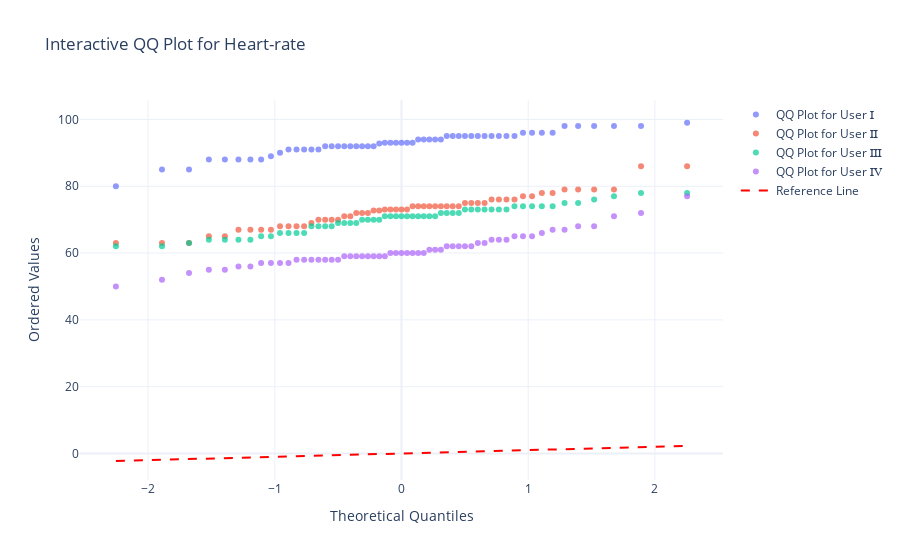

Here is the notebook cell this chart was saved with:
### Code cell
# Define the column names for Heart-rate
heart_rate_columns = ['Heart-rate-Z', 'Heart-rate-R', 'Heart-rate-O', 'Heart-rate-J']
roman_labels = ['User Ⅰ', 'User Ⅱ', 'User Ⅲ', 'User Ⅳ']

def create_qq_plot(columns, title):
    fig = go.Figure()

    for col, roman in zip(columns, roman_labels):
        data = pd.to_numeric(df_filled[col], errors='coerce').dropna()  # Ensure numeric values only
        
        if data.empty:
            print(f"Warning: No valid numeric data for {roman}, skipping.")
            continue  # Skip if no valid data
        
        # Perform Q-Q plot calculation
        osm, osr = stats.probplot(data, dist="norm")[0]  # Extract only the quantiles

        # Add scatter plot for each user
        fig.add_trace(go.Scatter(
            x=osm, 
            y=osr, 
            mode='markers', 
            name=f'QQ Plot for {roman}',
            marker=dict(size=6, opacity=0.7)
        ))

    # Add reference (y=x) line
    if fig.data:
        min_val = min(fig.data[0].x)
        max_val = max(fig.data[0].x)
    else:
        min_val, max_val = 0, 1

    fig.add_trace(go.Scatter(
        x=[min_val, max_val], 
        y=[min_val, max_val], 
        mode='lines', 
        name='Reference Line',
        line=dict(color='red', dash='dash')
    ))

    fig.update_layout(
        title=title,
        xaxis_title="Theoretical Quantiles",
        yaxis_title="Ordered Values",
        template="plotly_white"
    )

    fig.show()

# Generate QQ plots for metric

create_qq_plot(heart_rate_columns, "Interactive QQ Plot for Heart-rate")

### Figure 1 — Plotly figure (JSON) as saved in the notebook; plotly's stock layout.template omitted (floating-point values rounded to 4 significant figures)
{"data": [{"marker": {"opacity": 0.7, "size": 6}, "mode": "markers", "name": "QQ Plot for User Ⅰ", "type": "scatter", "x": [-2.254, -1.891, -1.677, -1.52, -1.394, -1.287, -1.193, -1.108, -1.031, -0.959, -0.8919, -0.8286, -0.7685, -0.7111, -0.6559, -0.6026, -0.551, -0.5008, -0.4519, -0.404, -0.357, -0.3108, -0.2653, -0.2202, -0.1757, -0.1315, -0.0875, -0.04371, 0, 0.04371, 0.0875, 0.1315, 0.1757, 0.2202, 0.2653, 0.3108, 0.357, 0.404, 0.4519, 0.5008, 0.551, 0.6026, 0.6559, 0.7111, 0.7685, 0.8286, 0.8919, 0.959, 1.031, 1.108, 1.193, 1.287, 1.394, 1.52, 1.677, 1.891, 2.254], "y": [80, 85, 85, 88, 88, 88, 88, 88, 89, 90, 91, 91, 91, 91, 91, 92, 92, 92, 92, 92, 92, 92, 92, 92, 92.82, 93, 93, 93, 93, 93, 93, 94, 94, 94, 94, 94, 95, 95, 95, 95, 95, 95, 95, 95, 95, 95, 95, 96, 96, 96, 96, 98, 98, 98, 98, 98, 99]}, {"marker": {"opacity": 0.7, "size": 6}, "mode": "markers", "name": "QQ Plot for User Ⅱ", "type": "scatter", "x": [-2.254, -1.891, -1.677, -1.52, -1.394, -1.287, -1.193, -1.108, -1.031, -0.959, -0.8919, -0.8286, -0.7685, -0.7111, -0.6559, -0.6026, -0.551, -0.5008, -0.4519, -0.404, -0.357, -0.3108, -0.2653, -0.2202, -0.1757, -0.1315, -0.0875, -0.04371, 0, 0.04371, 0.0875, 0.1315, 0.1757, 0.2202, 0.2653, 0.3108, 0.357, 0.404, 0.4519, 0.5008, 0.551, 0.6026, 0.6559, 0.7111, 0.7685, 0.8286, 0.8919, 0.959, 1.031, 1.108, 1.193, 1.287, 1.394, 1.52, 1.677, 1.891, 2.254], "y": [63, 63, 63, 65, 65, 67, 67, 67, 67, 68, 68, 68, 68, 69, 70, 70, 70, 70, 71, 71, 72, 72, 72, 72.71, 72.71, 73, 73, 73, 73, 73, 74, 74, 74, 74, 74, 74, 74, 74, 74, 75, 75, 75, 75, 76, 76, 76, 76, 77, 77, 78, 78, 79, 79, 79, 79, 86, 86]}, {"marker": {"opacity": 0.7, "size": 6}, "mode": "markers", "name": "QQ Plot for User Ⅲ", "type": "scatter", "x": [-2.254, -1.891, -1.677, -1.52, -1.394, -1.287, -1.193, -1.108, -1.031, -0.959, -0.8919, -0.8286, -0.7685, -0.7111, -0.6559, -0.6026, -0.551, -0.5008, -0.4519, -0.404, -0.357, -0.3108, -0.2653, -0.2202, -0.1757, -0.1315, -0.0875, -0.04371, 0, 0.04371, 0.0875, 0.1315, 0.1757, 0.2202, 0.2653, 0.3108, 0.357, 0.404, 0.4519, 0.5008, 0.551, 0.6026, 0.6559, 0.7111, 0.7685, 0.8286, 0.8919, 0.959, 1.031, 1.108, 1.193, 1.287, 1.394, 1.52, 1.677, 1.891, 2.254], "y": [62, 62, 63, 64, 64, 64, 64, 65, 65, 66, 66, 66, 66, 68, 68, 68, 68, 69, 69, 69, 69, 70, 70, 70, 70, 71, 71, 71, 71, 71, 71, 71, 71, 71, 71, 72, 72, 72, 72, 73, 73, 73, 73, 73, 73, 73, 74, 74, 74, 74, 74, 75, 75, 76, 77, 78, 78]}, {"marker": {"opacity": 0.7, "size": 6}, "mode": "markers", "name": "QQ Plot for User Ⅳ", "type": "scatter", "x": [-2.254, -1.891, -1.677, -1.52, -1.394, -1.287, -1.193, -1.108, -1.031, -0.959, -0.8919, -0.8286, -0.7685, -0.7111, -0.6559, -0.6026, -0.551, -0.5008, -0.4519, -0.404, -0.357, -0.3108, -0.2653, -0.2202, -0.1757, -0.1315, -0.0875, -0.04371, 0, 0.04371, 0.0875, 0.1315, 0.1757, 0.2202, 0.2653, 0.3108, 0.357, 0.404, 0.4519, 0.5008, 0.551, 0.6026, 0.6559, 0.7111, 0.7685, 0.8286, 0.8919, 0.959, 1.031, 1.108, 1.193, 1.287, 1.394, 1.52, 1.677, 1.891, 2.254], "y": [50, 52, 54, 55, 55, 56, 56, 57, 57, 57, 57, 58, 58, 58, 58, 58, 58, 58, 59, 59, 59, 59, 59, 59, 59, 59, 60, 60, 60, 60, 60, 60, 60, 61, 61, 61, 62, 62, 62, 62, 62, 63, 63, 64, 64, 64, 65, 65, 65, 66, 67, 67, 68, 68, 71, 72, 77]}, {"line": {"color": "red", "dash": "dash"}, "mode": "lines", "name": "Reference Line", "type": "scatter", "x": [-2.254, 2.254], "y": [-2.254, 2.254]}], "layout": {"title": {"text": "Interactive QQ Plot for Heart-rate"}, "xaxis": {"title": {"text": "Theoretical Quantiles"}}, "yaxis": {"title": {"text": "Ordered Values"}}}}
